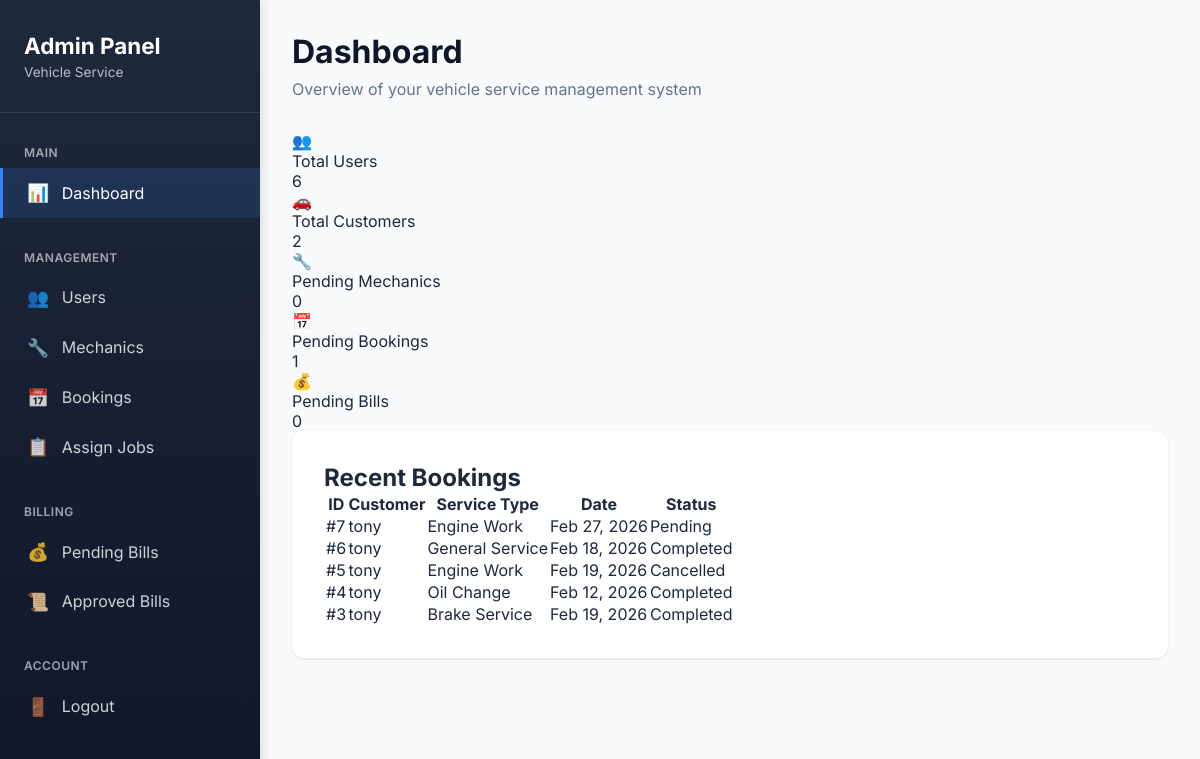
Screenshot of /adminpanel/dashboard/ (signed in) with the database file from the repository.
### booking/models.py (models this page shows, shortened)
class Booking(models.Model):
    SERVICE_CHOICE = [
        ('general', 'General Service'),
        ('oil', 'Oil Change'),
        ('engine', 'Engine Work'),
        ('brake', 'Brake Service'),
        ('other', 'Other'),
    ]
    STATUS_CHOICE = [
        ('pending', 'Pending'),
        ('approved', 'Approved'),
        ('in_progress', 'In Progress'),
        ('completed', 'Completed'),
        ('cancelled', 'Cancelled'),
    ]
    customer = models.ForeignKey(
        Customer,
        on_delete=models.CASCADE
    )
    service_type = models.CharField(
        max_length=20,
        choices=SERVICE_CHOICE
    )
    problem_description = models.TextField(
        blank=True,
        help_text="Customer can describe their problem here"
    )
    preferred_date = models.DateField()
    preferred_time = models.TimeField()
    status = models.CharField(
        max_length=20,
        choices=STATUS_CHOICE,
        default='pending'
    )
    created_at = models.DateTimeField(auto_now_add=True)

### customers/models.py (models this page shows, shortened)
class Customer(models.Model):
    user = models.OneToOneField(
        User,
        on_delete=models.CASCADE,
        related_name='customer_profile'
    )
    phone = models.CharField(max_length=15)

### adminpanel/views.py (the view)
# urls.py: path('dashboard/', views.admin_dashboard, name='admin_dashboard'),
@login_required
@user_passes_test(is_admin)
def admin_dashboard(request):
    total_users = User.objects.count()
    total_customers = Customer.objects.count()
    pending_mechanics = Mechanic.objects.filter(is_approved=False).count()
    pending_bookings = Booking.objects.filter(status='pending').count()
    pending_bills = Bill.objects.filter(
        is_submitted_by_mechanic=True,
        is_approved_by_admin=False
    ).count()
    recent_bookings = Booking.objects.all().order_by('-created_at')[:5]
    context = {
        'total_users': total_users,
        'total_customers': total_customers,
        'pending_mechanics': pending_mechanics,
        'pending_bookings': pending_bookings,
        'pending_bills': pending_bills,
        'recent_bookings': recent_bookings,
    }
    return render(request, 'adminpanel/dashboard.html', context)

### adminpanel/views.py (called while the page is built)
def is_admin(user):
    return user.is_staff or user.is_superuser

### adminpanel/templates/adminpanel/dashboard.html (shortened to what this page needs)
{% extends 'adminpanel/base_admin.html' %}
{% block content %}
<div class="page-header">
    <h1 class="page-title">Dashboard</h1>
    <p class="page-subtitle">Overview of your vehicle service management system</p>
</div>
<div class="stats-grid">
    <div class="stat-card">
        <div class="stat-icon">👥</div>
        <div class="stat-label">Total Users</div>
        <div class="stat-value">{{ total_users }}</div>
    </div>
    <div class="stat-card success">
        <div class="stat-icon">🚗</div>
        <div class="stat-label">Total Customers</div>
        <div class="stat-value">{{ total_customers }}</div>
    </div>
    <div class="stat-card warning">
        <div class="stat-icon">🔧</div>
        <div class="stat-label">Pending Mechanics</div>
        <div class="stat-value">{{ pending_mechanics }}</div>
    </div>
    <div class="stat-card warning">
        <div class="stat-icon">📅</div>
        <div class="stat-label">Pending Bookings</div>
        <div class="stat-value">{{ pending_bookings }}</div>
    </div>
    <div class="stat-card danger">
        <div class="stat-icon">💰</div>
        <div class="stat-label">Pending Bills</div>
        <div class="stat-value">{{ pending_bills }}</div>
    </div>
</div>
<div class="content-wrapper">
    <h2 class="section-title">Recent Bookings</h2>
    {% if recent_bookings %}
    <table class="booking-table">
        <thead>
            <tr>
                <th>ID</th>
                <th>Customer</th>
                <th>Service Type</th>
                <th>Date</th>
                <th>Status</th>
            </tr>
        </thead>
        <tbody>
            {% for booking in recent_bookings %}
            <tr>
                <td>#{{ booking.id }}</td>
                <td>{{ booking.customer.user.username }}</td>
                <td>{{ booking.get_service_type_display }}</td>
                <td>{{ booking.preferred_date|date:"M d, Y" }}</td>
                <td>
                    <span class="status-badge status-{{ booking.status }}">
                        {{ booking.get_status_display }}
                    </span>
                </td>
            </tr>
            {% endfor %}
        </tbody>
    </table>
    {% else %}
    <p style="text-align: center; color: #64748b; padding: 2rem;">No recent bookings</p>
    {% endif %}
</div>
{% endblock %}

### adminpanel/templates/adminpanel/base_admin.html (style rules this page uses)
* { margin: 0; padding: 0; box-sizing: border-box; }
body { font-family: 'Inter', system-ui, -apple-system, sans-serif; background: #f8fafc; color: #1e293b; display: flex; min-height: 100vh; }
.page-header { margin-bottom: 2rem; }
.page-title { font-size: 2rem; font-weight: 700; color: #0f172a; margin-bottom: 0.5rem; }
.page-subtitle { color: #64748b; font-size: 1rem; }
.content-wrapper { background: white; border-radius: 12px; padding: 2rem; box-shadow: 0 1px 3px rgba(0, 0, 0, 0.1); }

### rows the page displays
Booking: id "7", customer.user.username "tony", service_type "Engine Work", preferred_date "Feb 27, 2026", status "Pending"
Booking: id "6", customer.user.username "tony", service_type "General Service", preferred_date "Feb 18, 2026", status "Completed"
Booking: id "5", customer.user.username "tony", service_type "Engine Work", preferred_date "Feb 19, 2026", status "Cancelled"
Booking: id "4", customer.user.username "tony", service_type "Oil Change", preferred_date "Feb 12, 2026", status "Completed"
Booking: id "3", customer.user.username "tony", service_type "Brake Service", preferred_date "Feb 19, 2026", status "Completed"

### other values shown
{{ total_users }} "6"
{{ total_customers }} "2"
{{ pending_mechanics }} "0"
{{ pending_bookings }} "1"
{{ pending_bills }} "0"
